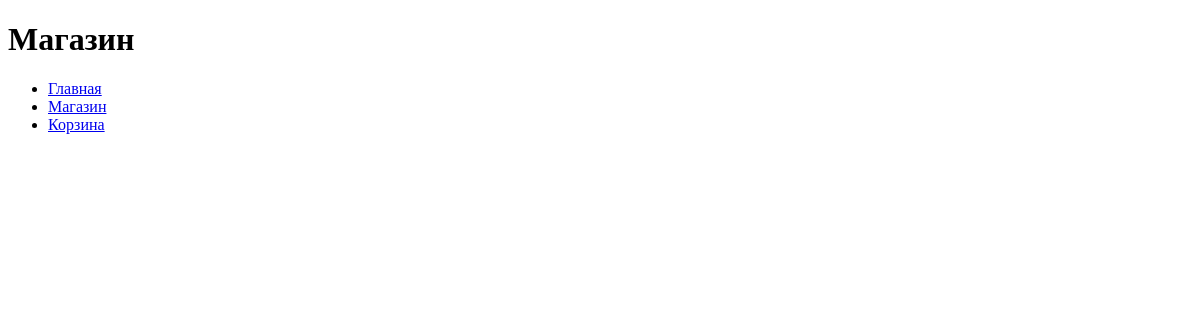
/platform/shop/, run on an earlier commit of the app's database.
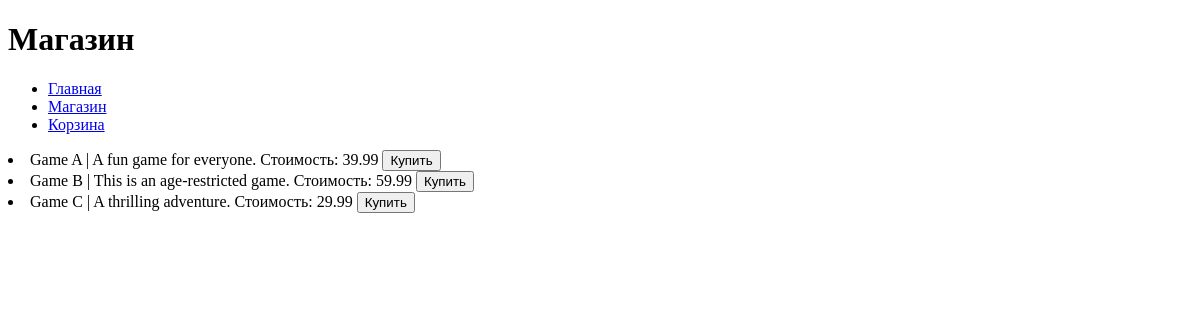
And on a later commit of the database.
### task1/models.py (models this page shows, shortened)
class Game(models.Model):
    title = models.CharField(max_length=100)
    cost = models.DecimalField(max_digits=10, decimal_places=2)
    size = models.DecimalField(max_digits=10, decimal_places=2)
    description = models.TextField()
    age_limited = models.BooleanField(default=False)
    buyer = models.ManyToManyField(Buyer, related_name='games')

### task1/views.py (the view)
# urls.py: path('platform/shop/', shop_page, name='shop_page'),
def shop_page(request):
    return render(request, 'fourth_task/shop_page.html', {'games': Game.objects.all()})

### templates/fourth_task/shop_page.html
{% extends 'fourth_task/menu.html' %}
{% block pagename %}<h1>Магазин</h1>{% endblock %}
{% block content %}
{% for game in games %}
    <li>{{ game.title }} | {{game.description}} Стоимость: {{game.cost}} <button>Купить</button></li>
{% endfor %}
{% endblock %}

### templates/fourth_task/menu.html (shortened to what this page needs)
<!DOCTYPE html>
<html lang="ru">
<head>
    {% block pagename %}{% endblock %}
    <nav>
        {% block menu %}
        <ul>
            <li><a href="/platform">Главная</a></li>
            <li><a href="/platform/shop/">Магазин</a></li>
            <li><a href="/platform/cart/">Корзина</a></li>
        </ul>
        {% endblock %}
    </nav>
    <div class="content">
        {% block content %}{% endblock %}
    </div>
</body>
</html>

What changed in the data, as far as the page shows it:
added Game: title "Game A", description "A fun game for everyone.", cost "39.99"
added Game: title "Game B", description "This is an age-restricted game.", cost "59.99"
added Game: title "Game C", description "A thrilling adventure.", cost "29.99"
